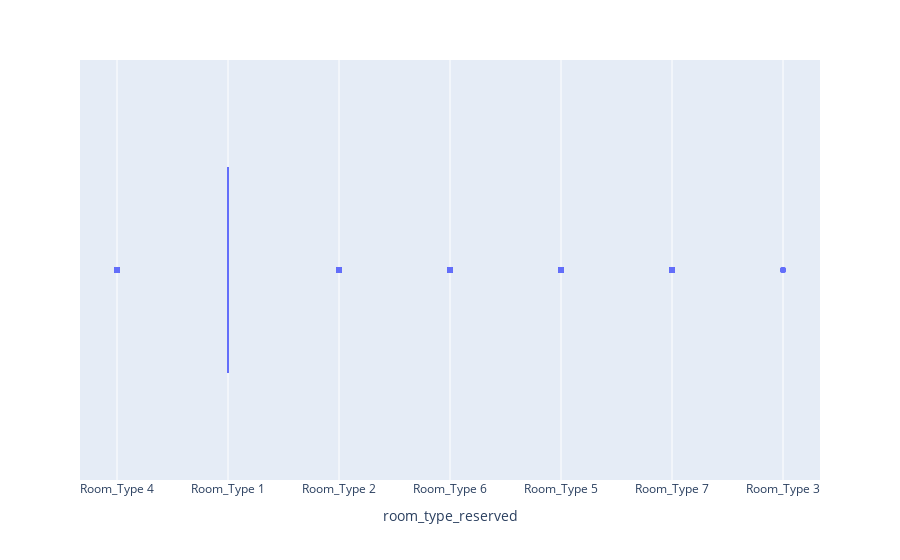

Source (notebook cell):
### Code cell
data = train[train['booking_status'] == 0]
px.box(data_frame = data, x = 'room_type_reserved')

### Figure 1 — Plotly figure (JSON) as saved in the notebook; plotly's stock layout.template omitted (floating-point values rounded to 4 significant figures; data arrays with more than 128 entries replaced by an {"elided": "..."} marker saying what was removed)
{"data": [{"alignmentgroup": "True", "hovertemplate": "room_type_reserved=%{x}<extra></extra>", "legendgroup": "", "marker": {"color": "#636efa"}, "name": "", "notched": false, "offsetgroup": "", "orientation": "h", "showlegend": false, "type": "box", "x": {"elided": "17114 str values"}, "x0": " ", "xaxis": "x", "y0": " ", "yaxis": "y"}], "layout": {"boxmode": "group", "legend": {"tracegroupgap": 0}, "margin": {"t": 60}, "xaxis": {"anchor": "y", "domain": [0, 1], "title": {"text": "room_type_reserved"}}, "yaxis": {"anchor": "x", "domain": [0, 1]}}}
